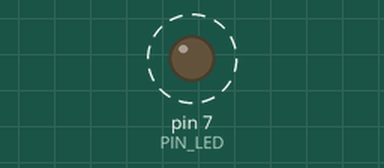
Bench run of a sketch on a simulated Arduino Uno, built with avr-gcc and run on an emulated ATmega328P. On the bench: output pins drawn as LEDs (lit = HIGH). Dashed ring = blinking. What the sketch prints to the serial monitor is not drawn. At 2.0 s the program stops and its outputs stay as they are.

Above: at 1.05 s.
Timing chart, 0 to 3.5 s (numbered marks = the images above):
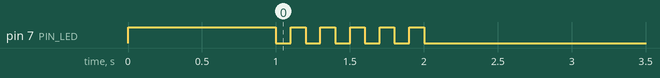

The sketch:

05_practice_2.ino
```cpp
#define PIN_LED 7
unsigned int count, toggle;

void setup() {
  // put your setup code here, to run once:
  pinMode(PIN_LED, OUTPUT);
  Serial.begin(115200);
  while(!Serial){
    ;
  }
  Serial.println("hello world");
  count = toggle = 1;
  digitalWrite(PIN_LED, toggle);
  delay(1000);

}

void loop() {
  // put your main code here, to run repeatedly:
  while (count<11){
    toggle = toggle_state(toggle);
    digitalWrite(PIN_LED, toggle);
    delay(100);
    Serial.println(++count);
  }
  while(1) {digitalWrite(PIN_LED, 0);}

}

int toggle_state(int toggle){
  if (toggle == 0){
    return 1;
  }
  else {
    return 0;
  }
}
```

Measured:
- by itself, pin 7 (PIN_LED): alternates HIGH for 0.10 s and LOW for 0.10 s, 11 changes in all, then stays LOW
